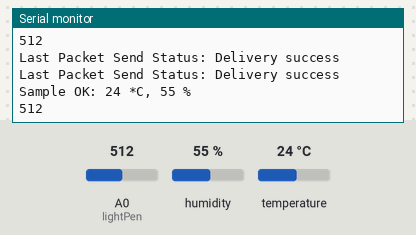
A sketch run on a simulated ESP8266 (NodeMCU). On the bench: the last lines printed to the serial monitor. Inputs (shaded band) come from the test bench; at power-on: humidity 55 %, A0 (lightPen) = 512, temperature 24 °C.

Above: at 3.3 s.
3.4 s: humidity set to 22 %
At 6.3 s:
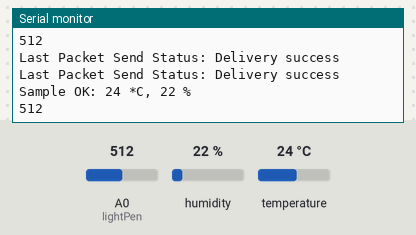
6.7 s: A0 (lightPen) set to 716
At 8.1 s:
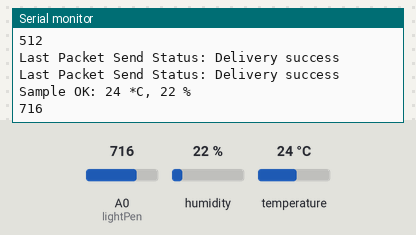
10.0 s: temperature set to 12 °C
At 10.9 s:
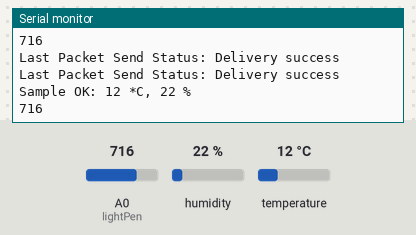
13.3 s: A0 (lightPen) set to 900
At 16.3 s:
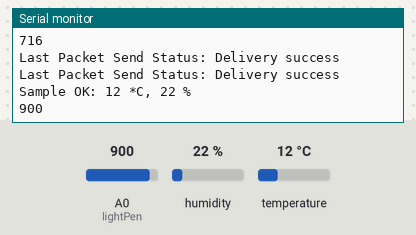
16.6 s: humidity set to 40 %
At 18.1 s:
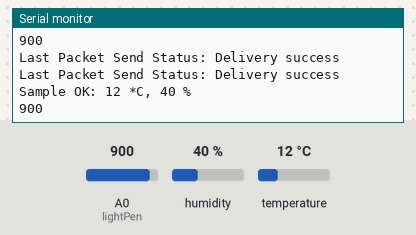
Timing chart, 0 to 19.6 s (numbered marks = the images above; inputs shaded):
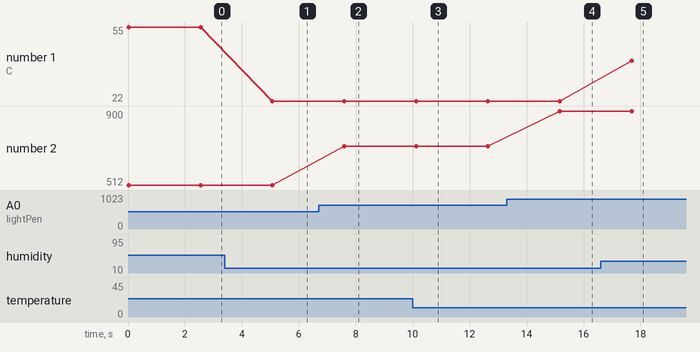

Measured:
- after the input at 3.4 s, the serial monitor: prints a new line after 1.7 s (image 1)
- after the input at 6.7 s, the serial monitor: prints a new line after 0.90 s (image 2)
- after the input at 10.0 s, the serial monitor: prints a new line after 0.12 s (image 3)
- after the input at 13.3 s, the serial monitor: prints a new line after 1.9 s (image 4)
- after the input at 16.6 s, the serial monitor: prints a new line after 1.1 s (image 5)
- plotted number 1: 55 → 22 after the input at 3.4 s, 22 → 40 after the input at 16.6 s
- plotted number 2: 512 → 716 after the input at 6.7 s, 716 → 900 after the input at 13.3 s

The sketch:

sensor1.ino
```cpp
#include <ESP8266WiFi.h>
#include <SimpleDHT.h>
#include <espnow.h>
#include <ArduinoJson.h>
//


// recieve incoming and sending data struct: main_esp_data, relay_esp_data, user_esp_data - broadcast
// recieve incoming only: sensor1_esp_data, sensor2_esp_data - no need for mac address
// TYPES: 1 - main_esp_data, 2 - relay_esp_data, 3 - user_esp_data, 4 - sensor1_esp_data, 5 - sensor2_esp_data

//----------------------------------------------------------------------------------------------------------------//

//sensor1
// send only


int pinDHT22 = 5;
SimpleDHT22 dht22(pinDHT22);
int lightPen=A0;

uint8_t mainserverAddress[] = {0x48, 0x55, 0x19, 0xC8, 0x02, 0x83};
//uint8_t relayAddress[] = {0xC8, 0xC9, 0xA3, 0x52, 0xFD, 0x78};
uint8_t userAddress[] = {0x48, 0x55, 0x19, 0xC8, 0x05, 0x50};

String recv_jsondata;
String send_jsondata;

StaticJsonDocument<256> doc_to_espnow;
StaticJsonDocument<256> doc_from_espnow;


typedef struct sensor1_esp_data {
  int type;
  String sensormacaddress1;
  int lightVal;
  byte temperature;
  byte humidity;

} sensor1_esp_data;

sensor1_esp_data mydata;


void OnDataSent(uint8_t *mac_addr, uint8_t sendStatus) {
  Serial.print("Last Packet Send Status: ");
  if (sendStatus == 0){
    Serial.println("Delivery success");
  }
  else{
    Serial.println("Delivery fail");
  }
}


void setup() {
  Serial.begin(115200);
  WiFi.mode(WIFI_STA);
  if (esp_now_init() != 0) {
    Serial.println("Error initializing ESP-NOW");
    return;
  }
    esp_now_set_self_role(ESP_NOW_ROLE_CONTROLLER);
  esp_now_register_send_cb(OnDataSent);

  esp_now_add_peer(mainserverAddress, ESP_NOW_ROLE_COMBO, 1, NULL, 0);
  esp_now_add_peer(userAddress, ESP_NOW_ROLE_COMBO, 1, NULL, 0);

}

void loop() {
  String macadd = String(WiFi.macAddress());
  int err = SimpleDHTErrSuccess;
  mydata.lightVal = analogRead(lightPen);
  if ((err = dht22.read(&mydata.temperature, &mydata.humidity, NULL)) != SimpleDHTErrSuccess) {
    Serial.print("Read DHT22 failed, err="); Serial.print(SimpleDHTErrCode(err));
    Serial.print(","); Serial.println(SimpleDHTErrDuration(err)); delay(2000);
    return;
  }
 Serial.print("Sample OK: ");
  Serial.print((int)mydata.temperature); Serial.print(" *C, ");
  Serial.print((int)mydata.humidity); Serial.println(" %");
  Serial.print((int)mydata.lightVal); Serial.println(" ");

   delay(2500);
  mydata.type = 4;
  mydata.sensormacaddress1 = macadd;

  esp_now_send(mainserverAddress, (uint8_t *) &mydata, sizeof(mydata));
  esp_now_send(userAddress, (uint8_t *) &mydata, sizeof(mydata));
}
```
